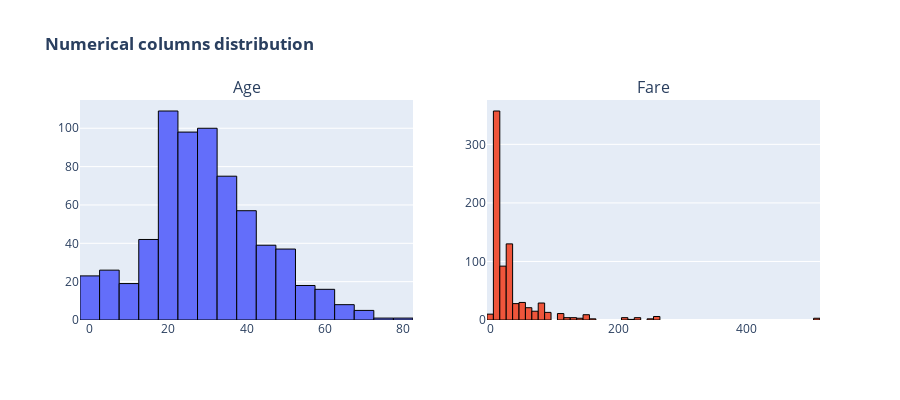

The code cell stored with this chart in its notebook:
### Code cell
import plotly.subplots as sp
import plotly.graph_objects as go
fig2 = sp.make_subplots(rows=1, cols=len(num_cols), subplot_titles=num_cols)
for i, col in enumerate (num_cols):
    fig2.add_trace(
        go.Histogram(x=df[col], name=col,marker = dict(line=dict(color='black', width=1))),
        row=1, col=i+1
    )
    
    fig2.update_layout(width=900, height=400, title_text='<b>Numerical columns distribution </b>', showlegend=False)
fig2.show()

### Figure 1 — Plotly figure (JSON) as saved in the notebook; plotly's stock layout.template omitted (floating-point values rounded to 4 significant figures; data arrays with more than 128 entries replaced by an {"elided": "..."} marker saying what was removed)
{"data": [{"marker": {"line": {"color": "black", "width": 1}}, "name": "Age", "type": "histogram", "x": {"elided": "778 float values"}, "xaxis": "x", "yaxis": "y"}, {"marker": {"line": {"color": "black", "width": 1}}, "name": "Fare", "type": "histogram", "x": {"elided": "778 float values"}, "xaxis": "x2", "yaxis": "y2"}], "layout": {"annotations": [{"font": {"size": 16}, "showarrow": false, "text": "Age", "x": 0.225, "xanchor": "center", "xref": "paper", "y": 1, "yanchor": "bottom", "yref": "paper"}, {"font": {"size": 16}, "showarrow": false, "text": "Fare", "x": 0.775, "xanchor": "center", "xref": "paper", "y": 1, "yanchor": "bottom", "yref": "paper"}], "height": 400, "showlegend": false, "title": {"text": "<b>Numerical columns distribution </b>"}, "width": 900, "xaxis": {"anchor": "y", "domain": [0, 0.45]}, "xaxis2": {"anchor": "y2", "domain": [0.55, 1]}, "yaxis": {"anchor": "x", "domain": [0, 1]}, "yaxis2": {"anchor": "x2", "domain": [0, 1]}}}
